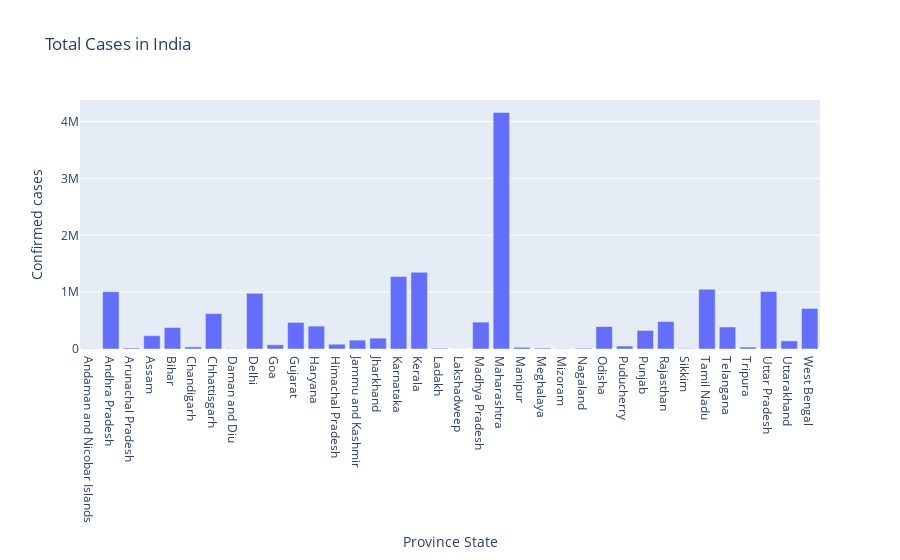

Write notebook code for a chart like this one.
### Code cell
fig=go.Figure()
fig.add_trace(go.Bar(x=india_df['Province_State'],y=india_df['Confirmed']))
fig.update_layout(title='Total Cases in India',xaxis=dict(title='Province State'),yaxis=dict(title='Confirmed cases'))

### Figure 1 — Plotly figure (JSON) as saved in the notebook; plotly's stock layout.template omitted (floating-point values rounded to 4 significant figures)
{"data": [{"type": "bar", "x": ["Andaman and Nicobar Islands", "Andhra Pradesh", "Arunachal Pradesh", "Assam", "Bihar", "Chandigarh", "Chhattisgarh", "Daman and Diu", "Delhi", "Goa", "Gujarat", "Haryana", "Himachal Pradesh", "Jammu and Kashmir", "Jharkhand", "Karnataka", "Kerala", "Ladakh", "Lakshadweep", "Madhya Pradesh", "Maharashtra", "Manipur", "Meghalaya", "Mizoram", "Nagaland", "Odisha", "Puducherry", "Punjab", "Rajasthan", "Sikkim", "Tamil Nadu", "Telangana", "Tripura", "Uttar Pradesh", "Uttarakhand", "West Bengal"], "y": [5569, 1009228, 17430, 233453, 378442, 37232, 622965, 6142, 980679, 73644, 467640, 402843, 84065, 156344, 190692, 1274959, 1350501, 13089, 1805, 472785, 4161676, 30151, 15631, 5283, 12889, 394694, 51372, 326447, 483273, 7037, 1051487, 387106, 34429, 1013370, 142349, 713780]}], "layout": {"title": {"text": "Total Cases in India"}, "xaxis": {"title": {"text": "Province State"}}, "yaxis": {"title": {"text": "Confirmed cases"}}}}
